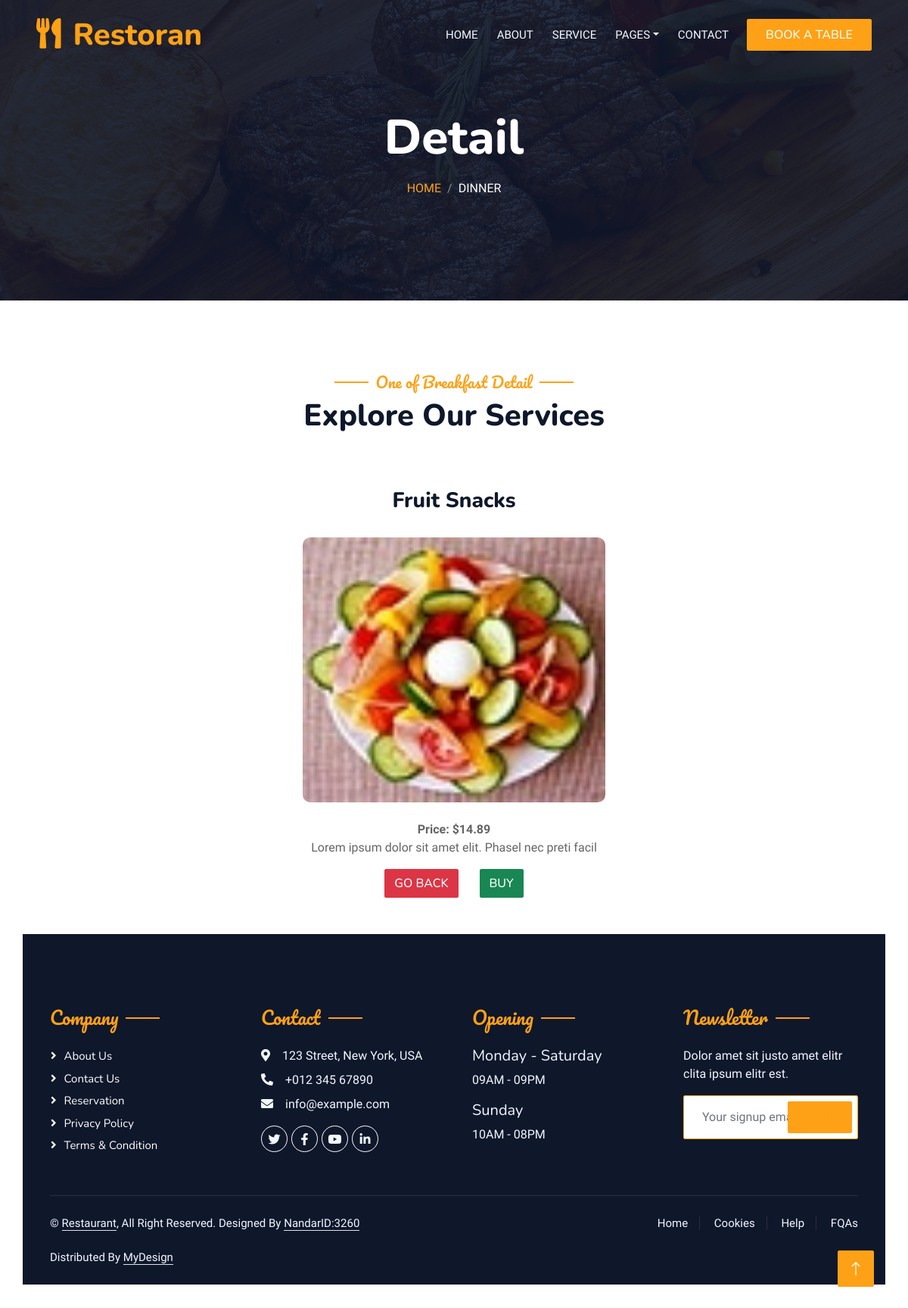
Screenshot of /detailDi.php?pro_id=2 with the database file from the repository.
### tables this page shows
CREATE TABLE IF NOT EXISTS `dinner` (
  `p_id` int(255) NOT NULL AUTO_INCREMENT,
  `p_brands` varchar(20) NOT NULL,
  `p_model` varchar(20) NOT NULL,
  `p_price` varchar(20) NOT NULL,
  `p_image` varchar(100) NOT NULL,
  `p_desc` varchar(40000) NOT NULL,
  PRIMARY KEY (`p_id`)
);

### detailDi.php (the view, shortened to what this page needs)
<?php
	include("admin/function.php");
?>
<?php
include("vivi/head.php"); ?>
			<div class="container-xxl py-5 bg-dark hero-header mb-5">
                <div class="container text-center my-5 pt-5 pb-4">
                    <h1 class="display-3 text-white mb-3 animated slideInDown">Detail</h1>
                    <nav aria-label="breadcrumb">
                        <ol class="breadcrumb justify-content-center text-uppercase">
                            <li class="breadcrumb-item"><a href="mdinner.php">Home</a></li>
                            <li class="breadcrumb-item text-white active" aria-current="page">Dinner</li>
                        </ol>
                    </nav>
                </div>
            </div>
        </div>
        <div class="container-xxl py-5">
            <div class="container">
                <div class="text-center wow fadeInUp" data-wow-delay="0.1s">
					<h5 class="section-title ff-secondary text-center text-primary fw-normal">One of Breakfast Detail</h5>
                    <h1 class="mb-5">Explore Our Services</h1>
                </div>
                <div class="row g-4">
                <?php
			    if(isset($_GET['pro_id']))
			    {
				$product_id = $_GET['pro_id'];
				$get_pro = "SELECT * FROM dinner WHERE p_id='$product_id'";
				$run_pro = mysqli_query($con,$get_pro);
				while($row_pro = mysqli_fetch_array($run_pro))
				{
					$pro_id = $row_pro['p_id'];
					$pro_model = $row_pro['p_model'];
					$pro_price = $row_pro['p_price'];
					$pro_image = $row_pro['p_image'];
					$pro_desc = $row_pro['p_desc'];
					echo "
					<div class='article'><br>
						<center><h3>$pro_model</h3></center><br>
						<center><img style='border-radius:10px;' src='admin/product_images/$pro_image' width='400px' height='350px'></center><br>
						<center><b> Price: $pro_price </b><br>
						<p>$pro_desc</p>
						<a class='btn btn-danger' href='mdinner.php'> Go Back </a> &nbsp; &nbsp; &nbsp;
						<a class='btn btn-success' href='loginDi.php?buy_pro=$pro_id'> Buy </a></center>
					</div><br><br>
					";
					echo '<div class="container-fluid bg-dark text-light footer pt-5 mt-5 wow fadeIn" data-wow-delay="0.1s">
            <div class="container py-5">
                <div class="row g-5">
                    <div class="col-lg-3 col-md-6">
                        <h4 class="section-title ff-secondary text-start text-primary fw-normal mb-4">Company</h4>
                        <a class="btn btn-link" href="">About Us</a>
                        <a class="btn btn-link" href="">Contact Us</a>
                        <a class="btn btn-link" href="">Reservation</a>
                        <a class="btn btn-link" href="">Privacy Policy</a>
                        <a class="btn btn-link" href="">Terms & Condition</a>
                    </div>
                    <div class="col-lg-3 col-md-6">
                        <h4 class="section-title ff-secondary text-start text-primary fw-normal mb-4">Contact</h4>
                        <p class="mb-2"><i class="fa fa-map-marker-alt me-3"></i>123 Street, New York, USA</p>
                        <p class="mb-2"><i class="fa fa-phone-alt me-3"></i>+012 345 67890</p>
                        <p class="mb-2"><i class="fa fa-envelope me-3"></i>info@example.com</p>
                        <div class="d-flex pt-2">
                            <a class="btn btn-outline-light btn-social" href=""><i class="fab fa-twitter"></i></a>
                            <a class="btn btn-outline-light btn-social" href=""><i class="fab fa-facebook-f"></i></a>
                            <a class="btn btn-outline-light btn-social" href=""><i class="fab fa-youtube"></i></a>
                            <a class="btn btn-outline-light btn-social" href=""><i class="fab fa-linkedin-in"></i></a>
                        </div>
                    </div>
                    <div class="col-lg-3 col-md-6">
                        <h4 class="section-title ff-secondary text-start text-primary fw-normal mb-4">Opening</h4>
                        <h5 class="text-light fw-normal">Monday - Saturday</h5>
                        <p>09AM - 09PM</p>
                        <h5 class="text-light fw-normal">Sunday</h5>
                        <p>10AM - 08PM</p>
                    </div>
                    <div class="col-lg-3 col-md-6">
                        <h4 class="section-title ff-secondary text-start text-primary fw-normal mb-4">Newsletter</h4>
                        <p>Dolor amet sit justo amet elitr clita ipsum elitr est.</p>
                        <div class="position-relative mx-auto" style="max-width: 400px;">
                            <input href="signup.php" class="form-control border-primary w-100 py-3 ps-4 pe-5" type="text" placeholder="Your signup email">
                             <p type="button" class="btn btn-primary py-2 position-absolute top-0 end-0 mt-2 me-2"><a href="signup.php">SignUp</a></p>
                        </div>
                    </div>
                </div>
            </div>
            <div class="container">
                <div class="copyright">
                    <div class="row">
                        <div class="col-md-6 text-center text-md-start mb-3 mb-md-0">
                            &copy; <a class="border-bottom" href="#">Restaurant</a>, All Right Reserved.
                            Designed By <a class="border-bottom" href="https://NandarID:3260.com">NandarID:3260</a><br><br>
                            Distributed By <a class="border-bottom" href="https://NandarID:3260.com" target="_blank">MyDesign</a>
                        </div>
                        <div class="col-md-6 text-center text-md-end">
                            <div class="footer-menu">
                                <a href="">Home</a>
                                <a href="">Cookies</a>
                                <a href="">Help</a>
                                <a href="">FQAs</a>
                            </div>
                        </div>
                    </div>
                </div>
            </div>
        </div>';}} ?>
				</div>
            </div>
        </div>
    </div>
        <a href="#" class="btn btn-lg btn-primary btn-lg-square back-to-top"><i class="bi bi-arrow-up"></i></a>
</body>
</html>

### css/style.css (style rules this page uses)
:root { --primary: #FEA116; --light: #F1F8FF; --dark: #0F172B; }
.ff-secondary { font-family: 'Pacifico', cursive; }
.back-to-top { position: fixed; display: none; right: 45px; bottom: 45px; z-index: 99; }
.btn { font-family: 'Nunito', sans-serif; font-weight: 500; text-transform: uppercase; transition: .5s; }
.btn.btn-primary, .btn.btn-secondary { color: #FFFFFF; }
.btn-lg-square { width: 48px; height: 48px; }
.btn-square, .btn-sm-square, .btn-lg-square { padding: 0; display: flex; align-items: center; justify-content: center; font-weight: normal; border-radius: 2px; }
.hero-header { background: linear-gradient(rgba(15, 23, 43, .9), rgba(15, 23, 43, .9)), url(../img/bg-hero.jpg); background-position: center center; background-repeat: no-repeat; background-size: cover; }
.breadcrumb-item + .breadcrumb-item::before { color: rgba(255, 255, 255, .5); }
.section-title { position: relative; display: inline-block; }
.section-title::before { position: absolute; content: ""; width: 45px; height: 2px; top: 50%; left: -55px; margin-top: -1px; background: var(--primary); }
.section-title::after { position: absolute; content: ""; width: 45px; height: 2px; top: 50%; right: -55px; margin-top: -1px; background: var(--primary); }
.section-title.text-start::before, .section-title.text-end::after { display: none; }
.footer .btn.btn-social { margin-right: 5px; width: 35px; height: 35px; display: flex; align-items: center; justify-content: center; color: var(--light); border: 1px solid #FFFFFF; border-radius: 35px; transition: .3s; }
.footer .btn.btn-link { display: block; margin-bottom: 5px; padding: 0; text-align: left; color: #FFFFFF; font-size: 15px; font-weight: normal; text-transform: capitalize; transition: .3s; }
.footer .btn.btn-link::before { position: relative; content: "\f105"; font-family: "Font Awesome 5 Free"; font-weight: 900; margin-right: 10px; }
.footer .copyright { padding: 25px 0; font-size: 15px; border-top: 1px solid rgba(256, 256, 256, .1); }
.footer .copyright a { color: var(--light); }
.footer .footer-menu a { margin-right: 15px; padding-right: 15px; border-right: 1px solid rgba(255, 255, 255, .1); }
.footer .footer-menu a:last-child { margin-right: 0; padding-right: 0; border-right: none; }

### rows the page displays
dinner: p_model "Fruit Snacks", p_image (picture), p_price "$14.89", p_desc "Lorem ipsum dolor sit amet elit. Phasel nec preti facil"
